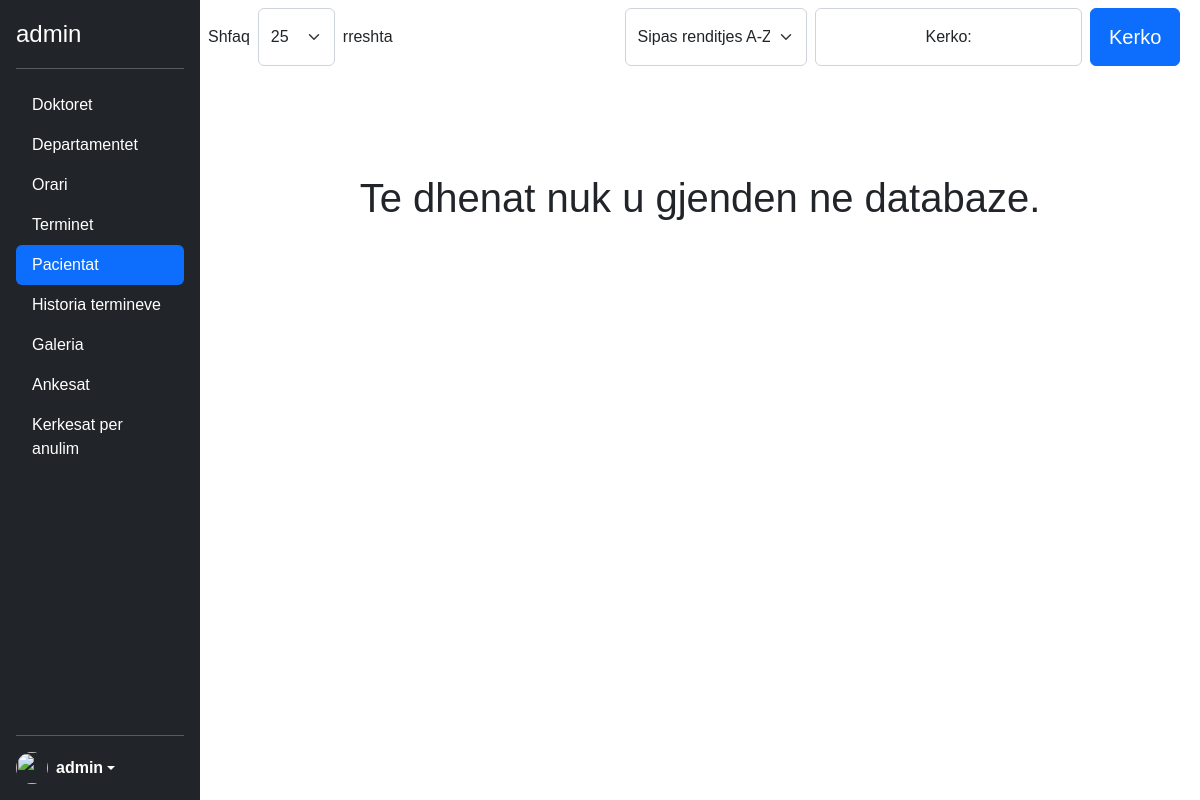
/admin/pacientat.php (signed in), run on an earlier commit of the app's database.
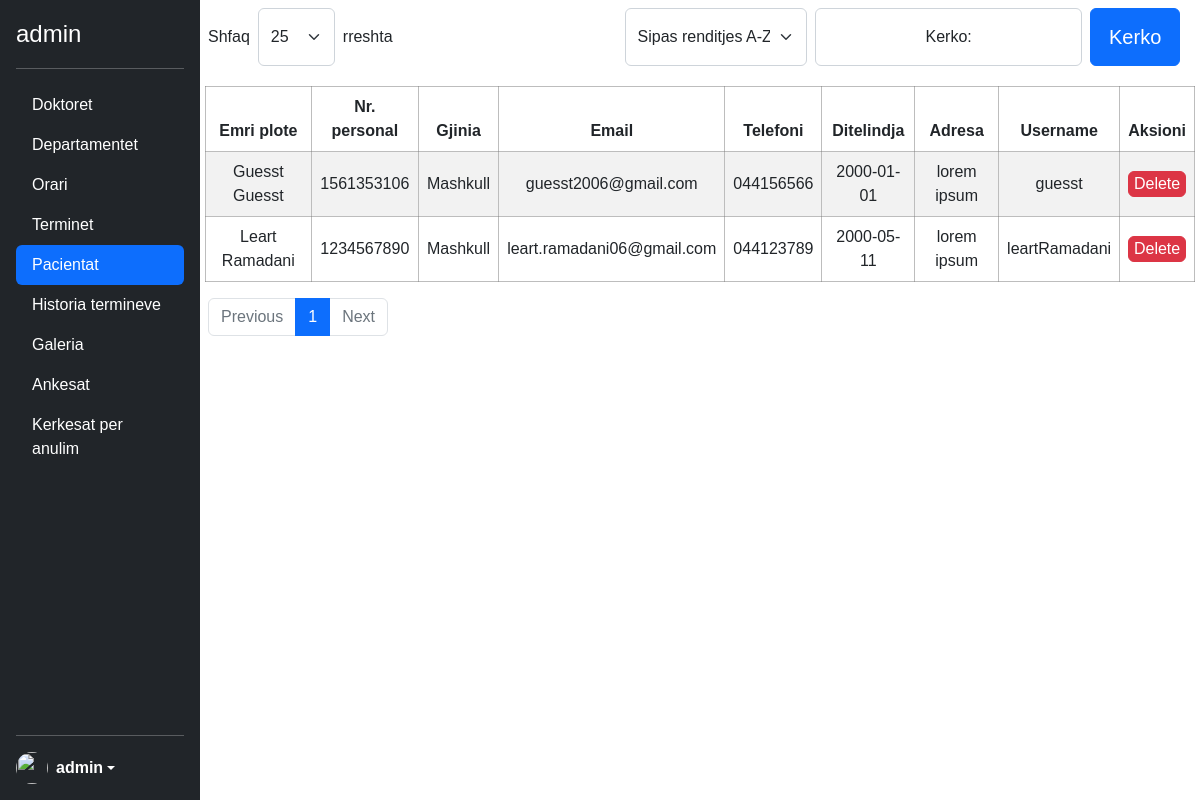
And on a later commit of the database.
### tables this page shows
CREATE TABLE `users` (
  `id` int(11) NOT NULL,
  `emri` varchar(100) NOT NULL,
  `mbiemri` varchar(100) NOT NULL,
  `numri_personal` int(10) NOT NULL,
  `gjinia` varchar(100) NOT NULL,
  `email` varchar(100) NOT NULL,
  `telefoni` varchar(100) NOT NULL,
  `ditlindja` date NOT NULL,
  `adresa` varchar(100) NOT NULL,
  `username` varchar(100) NOT NULL,
  `password` varchar(225) NOT NULL,
  `veri_code` int(6) NOT NULL,
  `veri_date` date NOT NULL,
  `veri_time` time NOT NULL,
  `verificated` tinyint(1) NOT NULL
);

### admin/pacientat.php (the view, shortened to what the changed rows need)
<?php
include('../config.php');
?>
<?php include('header.php') ?>
</head>
<body>
    <?php
    $entries = isset($_GET['entries']) ? $_GET['entries'] : 25;
    $sortDefault = "default";
    $sortBy = isset($_GET['sortBy']) ? $_GET['sortBy'] : $sortDefault;
    $sort = "";
    $countSql = "SELECT COUNT(*) as total FROM users";
    $countPrep = $con->prepare($countSql);
    $countPrep->execute();
    $totalRows = $countPrep->fetch();
    $totalRows = $totalRows['total'];
    $totalPages = ceil($totalRows / $entries);
    $currentPage = isset($_GET['page']) ? $_GET['page'] : 1;
    $startIndex = ($currentPage - 1) * $entries;
    if ($sortBy == "default") {
        $sort = " ORDER BY emri ASC LIMIT :startIndex, $entries";
    } else if ($sortBy == "ASC") {
        $sort = " ORDER BY emri ASC LIMIT :startIndex, $entries";
        $sortASC = 'selected';
        $searchedQuery = isset($_GET['keyword']) ? $_GET['keyword'] : "";
    } else if ($sortBy == "DESC") {
        $sort = " ORDER BY emri DESC LIMIT :startIndex, $entries";
        $sortDESC = 'selected';
        $searchedQuery = isset($_GET['keyword']) ? $_GET['keyword'] : "";
    }
    if (isset($_GET['search']) && !empty($_GET['keyword'])) {
        $keyword = $_GET['keyword'];
        $sort = "SELECT * FROM users WHERE emri=:keyword OR mbiemri=:keyword OR numri_personal=:keyword OR email=:keyword OR
        adresa=:keyword OR username=:keyword OR telefoni=:keyword OR gjinia=:keyword" . $sort;
        $sql = $sort;
        $prep = $con->prepare($sql);
        $prep->bindParam(':keyword', $keyword);
        $prep->bindValue(':startIndex', $startIndex, PDO::PARAM_INT);
        $prep->execute();
        $data = $prep->fetchAll(PDO::FETCH_ASSOC);
        $searchedQuery = $keyword;
    } else {
        $sql = "SELECT * FROM users" . $sort;
        $prep = $con->prepare($sql);
        $prep->bindValue(':startIndex', $startIndex, PDO::PARAM_INT);
        $prep->execute();
        $data = $prep->fetchAll(PDO::FETCH_ASSOC);
    }
    if (!$data) {
        $empty = 'empty';
    } else {
        $empty = '';
    }
    ?>
    <main class="text-center main mainRes d-flex flex-column align-items-center">
        <?php if ($empty == '') : ?>
            <table class="table table-striped mt-2 table_patient ">
                <thead>
                    <tr>
                        <th scope="col">Emri plote</th>
                        <th scope="col">Nr. personal</th>
                        <th scope="col">Gjinia</th>
                        <th scope="col">Email</th>
                        <th scope="col">Telefoni</th>
                        <th scope="col">Ditelindja</th>
                        <th scope="col">Adresa</th>
                        <th scope="col">Username</th>
                        <th scope="col">Aksioni</th>
                    </tr>
                </thead>
                <tbody>
                    <?php foreach ($data as $data) : ?>
                        <tr>
                            <td><?= $data['emri'] . ' ' . $data['mbiemri'] ?></td>
                            <td><?= $data['numri_personal'] ?></td>
                            <td><?= $data['gjinia'] ?></td>
                            <td><?= $data['email'] ?></td>
                            <td class="p-2"><?= $data['telefoni'] ?></td>
                            <td class="p-2"><?= $data['ditlindja'] ?></td>
                            <td><?= $data['adresa'] ?></td>
                            <td><?= $data['username'] ?></td>
                            <td>
                                <a class="text-decoration-none text-white" href="deletePatient.php?id=<?= $data['id']  ?>"><button class="btn btn-danger w-100 p-0 text-white">Delete</button></a>
                            </td>
                        </tr>
                    <?php endforeach; ?>
                </tbody>
            </table>
        <?php endif; ?>
        <?php if ($empty == 'empty') { ?>
            <article class=" d-flex justify-content-center mt-5">
                <h1 class=" h1 fw-normal text-center mt-5">Te dhenat nuk u gjenden ne databaze.</h1>
            </article>
        <?php } else { ?>
            <nav aria-label="Page navigation example" class="w-100 ps-2">
                <ul class="pagination">
                 <?php
                    $maxVisibleLinks = 5;
                    $startPage = max(1, $currentPage - floor($maxVisibleLinks / 2));
                    $endPage = min($startPage + $maxVisibleLinks - 1, $totalPages);
                    if ($currentPage == 1) {
                        echo '<li class="page-item disabled"><a href="#" class="page-link" tabindex="-1">Previous</a></li>';
                    }
                    for ($i = $startPage; $i <= $endPage; $i++) {
                        $activePage = ($i == $currentPage) ? 'active' : '';
                        echo '<li class="page-item"><a class="page-link ' . $activePage . '" href="?page=' . $i . '">' . $i . '</a></li>';
                    }
                    if ($currentPage < $totalPages) {
                        $nextPage = $currentPage + 1;
                        echo '<li class="page-item"><a href="?page=' . $nextPage . '" class="page-link">Next</a></li>';
                    } else{
                        echo '<li class="page-item disabled"><a href="#" class="page-link" abindex="-1">Next</a></li>';
                    }
                    ?>
                </ul>
            </nav>
        <?php } ?>
    </main>
</body>
</html>

What changed in the data, as far as the page shows it:
added users: emri "Guesst", mbiemri "Guesst", numri_personal "1561353106", gjinia "Mashkull", email "guesst2006@gmail.com", telefoni "044156566", ditlindja "2000-01-01", adresa "lorem ipsum", username "guesst"
added users: emri "Leart", mbiemri "Ramadani", numri_personal "1234567890", gjinia "Mashkull", email "leart.ramadani06@gmail.com", telefoni "044123789", ditlindja "2000-05-11", adresa "lorem ipsum", username "leartRamadani"
Also different on the page:
text no longer shown: "Te dhenat nuk u gjenden ne databaze."
text now shown: "Emri plote Nr. personal Gjinia Email Telefoni Ditelindja Adresa Username Aksioni Previous Next"
new list line: "1"
